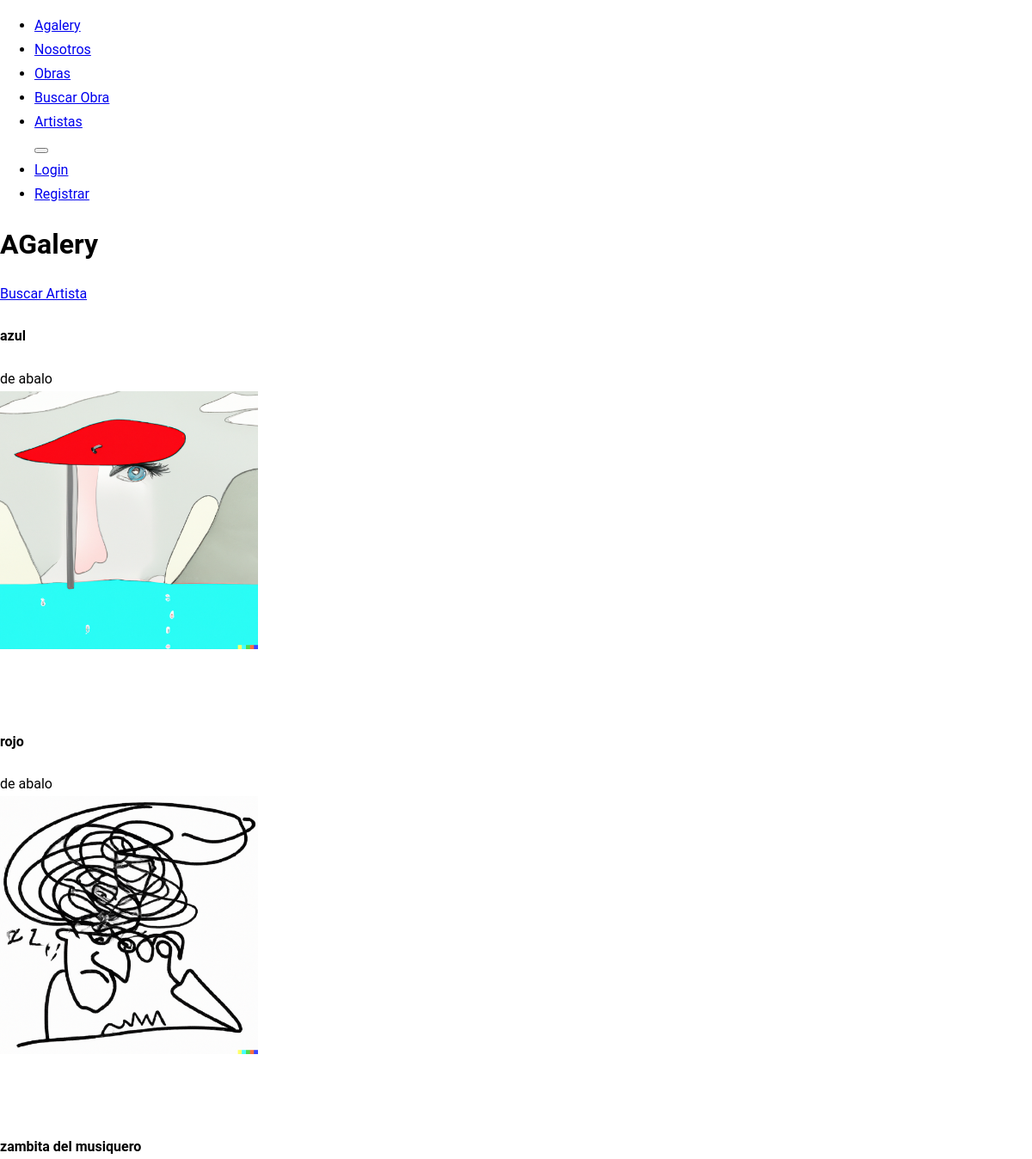
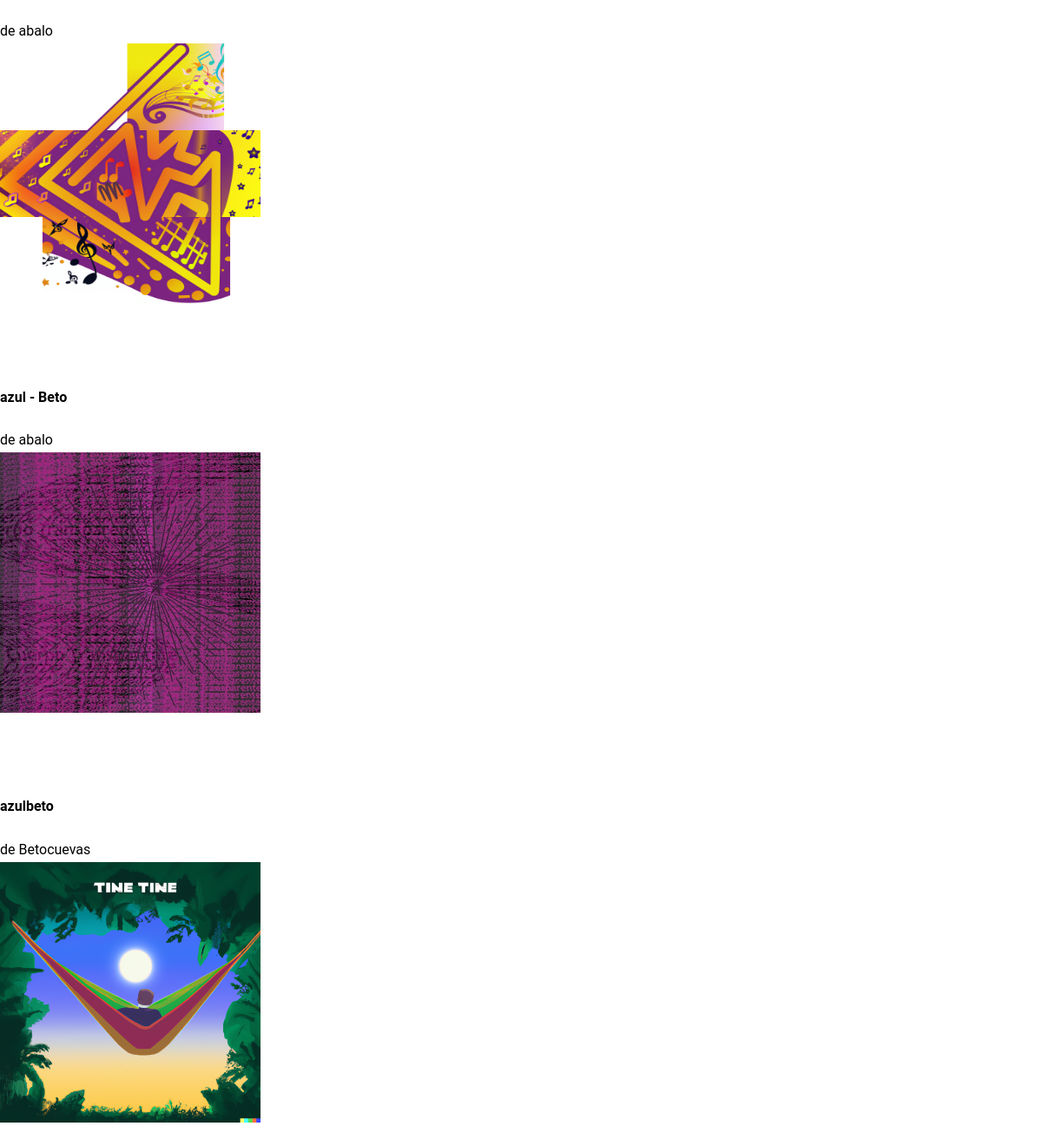
/obrastodas/, run on the app's committed database (2 pictures, top to bottom).
### appgaleria/models.py (models this page shows, shortened)
class obra(models.Model):
    artista = models.ForeignKey(User, on_delete=models.CASCADE, related_name='Artista')
    titulo = models.CharField(max_length=100)
    descripcion = models.CharField(max_length=300)
    fotoobra = models.ImageField(upload_to='fotoobras')
    precio = models.IntegerField(default=1)
    vendida = models.BooleanField(default= False)

### appgaleria/views.py (the view)
# urls.py: path('obrastodas/', views.obras, name='obratodas'),
def obras(request): #
    obras = obra.objects.all()
    return render(request, 'appgaleria/obrastodas.html', {'obras' : obras})

### appgaleria/templates/appgaleria/obrastodas.html (shortened to what this page needs)
{% extends 'appgaleria/padre.html' %}
{% block content %}
<div class="container">
    <a class="btn btn-outline-dark mt-5" href={% url 'buscarartista' %}>Buscar Artista</a>
</div>
    {% for obra in obras %}
        <div class="col-lg p-1">
            <div class="card bg-light">
                <div class="card-body">
                    <h4><b>{{obra.titulo}}</b></h4>de {{obra.artista}}<br>
                    <img src="{{obra.fotoobra.url}}" alt="{{obra.titulo}}" width="300" height="300" class="img-fluid"><br>
                   <p>  </p>
                </div>
            </div>
        </div>
    {% endfor %}
{% endblock content %}

### appgaleria/static/agalery/css/styles.css (style rules this page uses)
:root { --bs-blue: #0d6efd; --bs-indigo: #6610f2; --bs-purple: #6f42c1; --bs-pink: #d63384; --bs-red: #dc3545; --bs-orange: #fd7e14; --bs-yellow: #ffc107; --bs-green: #198754; --bs-teal: #20c997; --bs-cyan: #0dcaf0; --bs-white: #fff; --bs-gray: #6c757d; --bs-gray-dark: #343a40; --bs-gray-100: #f8f9fa; --bs-gray-200: #e9ecef; --bs-gray-300: #dee2e6; --bs-gray-400: #ced4da; --bs-gray-500: #adb5bd; --bs-gray-600: #6c757d; --bs-gray-700: #495057; --bs-gray-800: #343a40; --bs-gray-900: #212529; --bs-primary: #0d6efd; --bs-secondary: #6c757d; --bs-success: #198754; --bs-info: #0dcaf0; --bs-warning: #ffc107; --bs-danger: #dc3545; --bs-light: #f8f9fa; --bs-dark: #212529; --bs-primary-rgb: 13, 110, 253; --bs-secondary-rgb: 108, 117, 125; --bs-success-rgb: 25, 135, 84; --bs-info-rgb: 13, 202, 240; --bs-warning-rgb: 255, 193, 7; --bs-danger-rgb: 220, 53, 69; --bs-light-rgb: 248, 249, 250; --bs-dark-rgb: 33, 37, 41; --bs-white-rgb: 255, 255, 255; --bs-black-rgb: 0, 0, 0; --bs-body-color-rgb: 33, 37, 41; --bs-body-bg-rgb: 255, 255, 255; --bs-font-sans-serif: system-ui, -apple-system, "Segoe UI", Roboto, "Helvetica Neue", Arial, "Noto Sans", "Liberation Sans", sans-serif, "Apple Color Emoji", "Segoe UI Emoji", "Segoe UI Symbol", "Noto Color Emoji"; --bs-font-monospace: SFMono-Regular, Menlo, Monaco, Consolas, "Liberation Mono", "Courier New", monospace; --bs-gradient: linear-gradient(180deg, rgba(255, 255, 255, 0.15), rgba(255, 255, 255, 0)); --bs-body-font-family: var(--bs-font-sans-serif); --bs-body-font-size: 1rem; --bs-body-font-weight: 400; --bs-body-line-height: 1.5; --bs-body-color: #212529; --bs-body-bg: #fff; }
* { box-sizing: inherit; }
html { box-sizing: border-box; }
body { font-family: 'Roboto', sans-serif; line-height: 1.75; margin: 0; min-block-size: 100vh; }
p { padding-block: 1.5em; }

### data on the page
obra: titulo "azul", artista "abalo", fotoobra (picture)
obra: titulo "rojo", artista "abalo", fotoobra (picture)
obra: titulo "zambita del musiquero", artista "abalo", fotoobra (picture)
obra: titulo "azul - Beto", artista "abalo", fotoobra (picture)
obra: titulo "azulbeto", artista "Betocuevas", fotoobra (picture)
